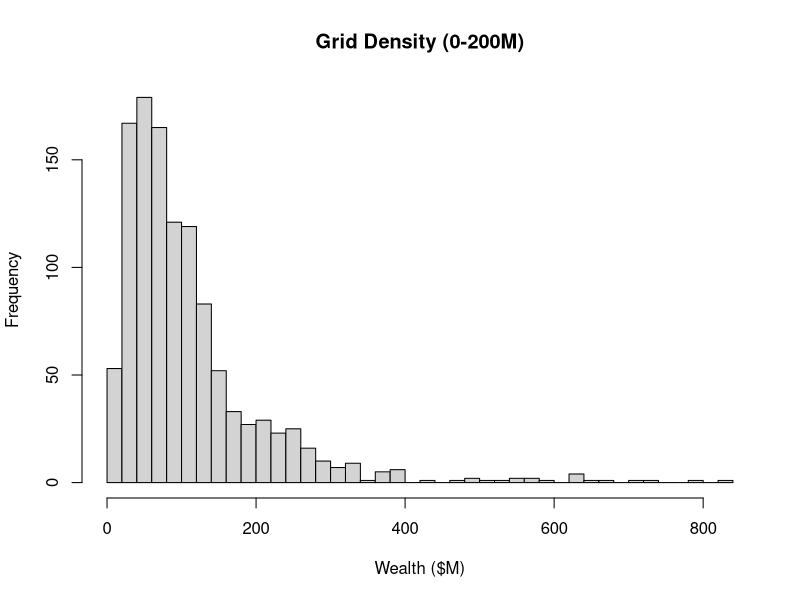
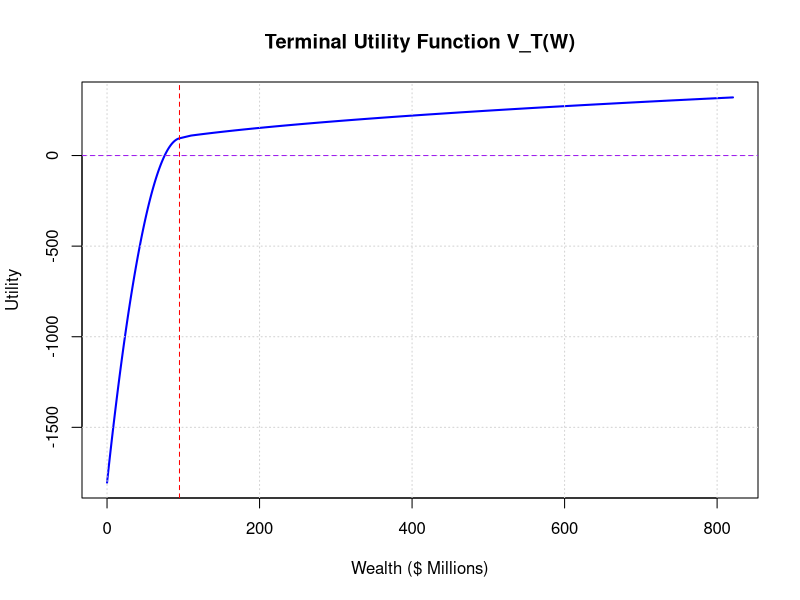
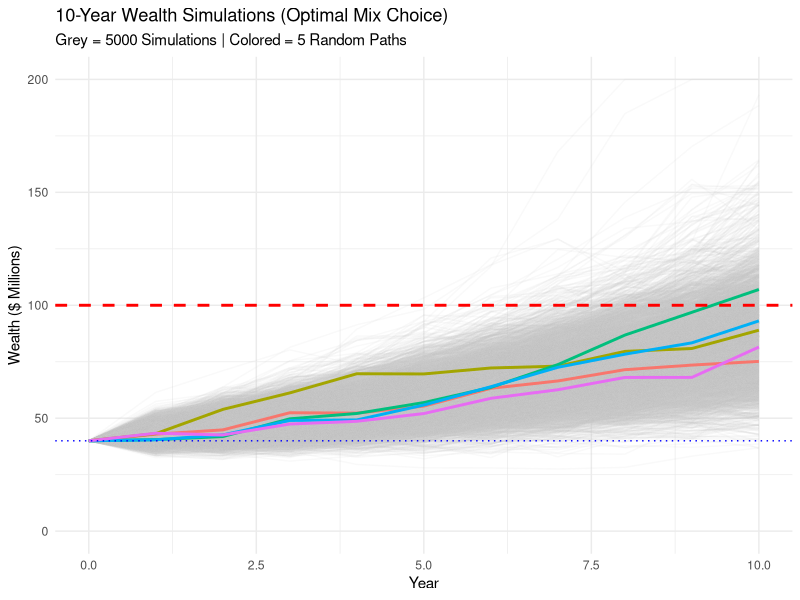
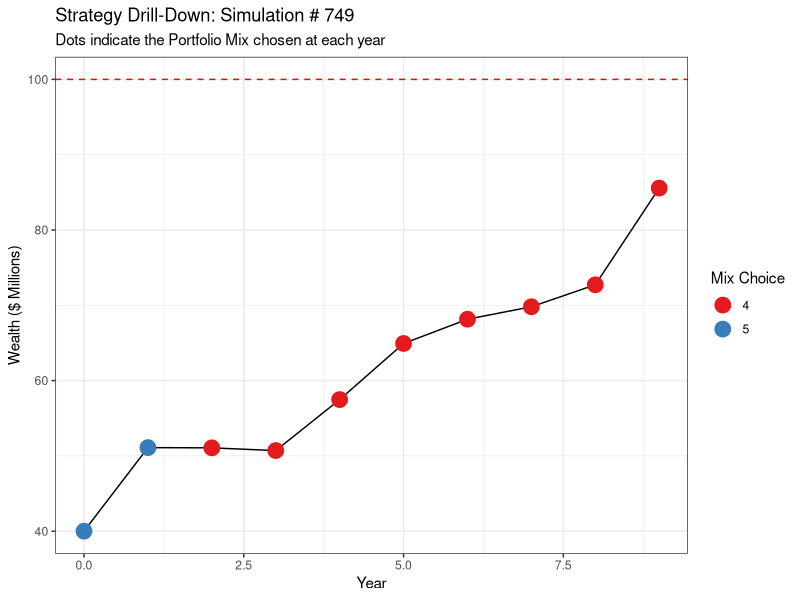

The R script that drew these images, in order:
library(ggplot2)
library(reshape2)
library(MASS)
##################################################################################
# Set seed for reproducibility, I use my student ID for uniqueness
set.seed(2528985)

# Instead of uniform distribution, most wealth should be around 80M or 100M
raw_points <- rlnorm(n = 1000, meanlog = log(80), sdlog = 0.8)
grid <- sort(unique(c(0:150, raw_points)))
summary(grid)
hist(grid, breaks=50, main="Grid Density (0-200M)", xlab="Wealth ($M)")

##################################################################################
# Define the Piecewise Utility Function
get_utility <- function(W) {
  # Range: Very successful (Min $110)
  if (W >= 110) {
    return(5.8 * ((W^0.5 - 1) / 0.5))
    
    # Range: Successful (Min $100, Max $110)
  } else if (W >= 100) {
    return(W)
    
    # Range: Somewhat disappointing (Min $95, Max $100)
  } else if (W >= 95) {
    return(1.01 * (W - exp(-0.001 * (100 - W))))
    
    # Range: Very disappointing (Min $0, Max $95)
  } else {
    return(W - 0.2 * (95 - W)^2)
  }
}

V_terminal <- sapply(grid, get_utility)
# Plotting the Utility Function to see the shape and risk preferences
plot(grid, V_terminal, type="l", col="blue", lwd=2,
     main="Terminal Utility Function V_T(W)",
     xlab="Wealth ($ Millions)", ylab="Utility")
grid()
abline(v=c(95), col="red", lty=2) # Mark the critical thresholds
abline(h=c(0), col="purple", lty=2)
##################################################################################
# Statistics (Mean and Stdev of the underlying Normal) 
mu_vec <- c(0.057, 0.054, 0.052, 0.050, 0.033, 0.063, 0.028)
sd_vec <- c(0.176, 0.187, 0.243, 0.192, 0.037, 0.066, 0.056)
asset_names <- c("US_Stock", "Dev_Intl", "Emer_Mkt", "Global_RE", 
                 "US_Agg_Bond", "Hedge_Fund", "Cash")

cor_data <- c(
  1.00, 0.00, 0.00, 0.00, 0.00, 0.00, 0.00,  # US Stock
  0.74, 1.00, 0.00, 0.00, 0.00, 0.00, 0.00,  # Dev Intl
  0.67, 0.70, 1.00, 0.00, 0.00, 0.00, 0.00,  # Emer Mkt
  0.74, 0.78, 0.66, 1.00, 0.00, 0.00, 0.00,  # Global RE
  0.13, 0.09, 0.07, 0.10, 1.00, 0.00, 0.00,  # US Agg
  0.47, 0.46, 0.45, 0.37, 0.10, 1.00, 0.00,  # Hedge Fund
  0.02, 0.00, -0.03,-0.03, 0.10, 0.55, 1.00  # Cash
)

# Create the matrix and fill the upper triangle to make it symmetric
cor_mat <- matrix(cor_data, nrow=7, ncol=7, byrow=TRUE)
cor_mat[upper.tri(cor_mat)] <- t(cor_mat)[upper.tri(cor_mat)]

# Convert to Covariance Matrix: Sigma = diag(sd) * rho * diag(sd)
cov_mat <- diag(sd_vec) %*% cor_mat %*% diag(sd_vec)

# Generate Correlated Log-Returns
set.seed(2528985)
log_returns <- mvrnorm(n = 5000, mu = mu_vec, Sigma = cov_mat)

# Convert to Simple Returns: R = exp(log_returns) - 1
correlated_returns <- exp(log_returns) - 1
colnames(correlated_returns) <- asset_names

print(head(correlated_returns))


##################################################################################

# 1. Define the Flows (Donations - Spending) from Source 12
# Year 1 to Year 10
donations <- c(2.0, 2.2, 2.4, 2.8, 3.2, 3.6, 3.5, 3.4, 3.4, 3.4)
spending  <- c(1.7, 1.8, 1.9, 2.0, 2.2, 2.3, 2.4, 2.5, 2.6, 2.7)
net_flows <- donations - spending # Vector of length 10

# 2. Define the 7 Investment Mixes (Weights) from Source 28
# Columns: US Stk, Dev Intl, Emer Mkt, REIT, Bond, Hedge, Cash
weights <- matrix(c(
  0.00, 0.00, 0.00, 0.00, 0.70, 0.08, 0.22, # Mix 1
  0.00, 0.00, 0.00, 0.00, 0.57, 0.43, 0.00, # Mix 2
  0.00, 0.00, 0.00, 0.00, 0.34, 0.66, 0.00, # Mix 3
  0.00, 0.00, 0.00, 0.00, 0.12, 0.88, 0.00, # Mix 4
  0.03, 0.00, 0.16, 0.00, 0.00, 0.81, 0.00, # Mix 5
  0.06, 0.00, 0.42, 0.00, 0.00, 0.52, 0.00, # Mix 6
  0.09, 0.00, 0.69, 0.00, 0.00, 0.22, 0.00  # Mix 7
), nrow=7, byrow=TRUE)

# 3. Pre-calculate Portfolio Returns (Crucial for Speed)
# We assume 'correlated_returns' (5000 x 7) exists from the previous step
# Result: 'sim_returns' is a 5000 x 7 matrix where col 1 is returns for Mix 1
sim_returns <- correlated_returns %*% t(weights)

# ==============================================================================
# STEP 1: INITIALIZE
# ==============================================================================

# Create matrices to store the results
# Rows = Grid Points (Wealth), Cols = Time Steps (0 to 9)
n_grid <- length(grid)
policy_matrix <- matrix(NA, nrow=n_grid, ncol=10) # Stores optimal Mix ID
value_matrix  <- matrix(NA, nrow=n_grid, ncol=11) # Stores Value Function (0..10)

# Initialize V_next with Terminal Utility (calculated previously)
V_next <- V_terminal 
value_matrix[, 11] <- V_next # Store V_10 for reference
# ==============================================================================
# STEP 2: THE BACKWARD RECURSION (With Subsampling)
# ==============================================================================

# Define sample size per iteration as requested
n_subsample <- 500
total_scenarios <- nrow(sim_returns) # Should be 5000 from previous step

# Loop from t = 9 down to 0
for (t in 9:0) {
 
  V_current <- numeric(n_grid)
  
  # [cite_start]Get flow for upcoming year [cite: 12]
  flow_t <- net_flows[t + 1] 
  
  # ============================
  # SPACE LOOP: For each Wealth Point
  # ============================
  for (i in 1:n_grid) {
    w <- grid[i]
    w_investable <- w + flow_t
    
    # --- RANDOM SAMPLING (CRN) ---
    # Randomly choose 500 indices from the 5000 available scenarios.
    # We do this HERE so all 7 mixes face the exact same market conditions
    # for this specific grid point calculation.
    sample_idx <- sample(1:total_scenarios, n_subsample)
    
    expected_values <- numeric(7)
    
    # ============================
    # [cite_start]ACTION LOOP: For each Mix [cite: 25]
    # ============================
    for (k in 1:7) {
      # 1. Select the SUBSET of returns for Mix k
      R_vec <- sim_returns[sample_idx, k]
      
      # 2. Calculate Future Wealth
      w_future <- w_investable * (1 + R_vec)
      
      # 3. Interpolate using V_next
      # Map future outcomes to utility values
      v_outcomes <- approx(x = grid, y = V_next, xout = w_future, rule = 2)$y
      
      # 4. Compute Average (Expected Value)
      # We assume equal probability for these 500 sampled scenarios
      expected_values[k] <- mean(v_outcomes)
    }
    
    # ============================
    # MAXIMIZATION
    # ============================
    best_value <- max(expected_values)
    best_mix   <- which.max(expected_values)
    
    V_current[i]      <- best_value
    policy_matrix[i, t+1] <- best_mix
  }
  
  # ============================
  # UPDATE
  # ============================
  V_next <- V_current
  value_matrix[, t+1] <- V_current
}
##################################################################################


quantile(grid)
samp_idx_grid <- c(which.min(abs(grid-0)), which.min(abs(grid-20)), which.min(abs(grid-48.9009)), which.min(abs(grid-60)),which.min(abs(grid-82.86119)), which.min(abs(grid-134.25921)), which.min(abs(grid-820.79219)))
policy_matrix[samp_idx_grid,]

##################################################################################
# 1. Simulation Setup
n_sim_forward <- 5000  # Number of paths to simulate
T_years <- 10
initial_wealth <- 40   # Starting assets $40M 

# Storage matrices
# Wealth paths: Rows = Sims, Cols = Time 0 to 10
sim_wealth <- matrix(NA, nrow=n_sim_forward, ncol=T_years + 1)
sim_wealth[, 1] <- initial_wealth

# Mix choices: Rows = Sims, Cols = Time 0 to 9 (Decisions)
sim_mixes <- matrix(NA, nrow=n_sim_forward, ncol=T_years)

# 2. Generate NEW Market Scenarios for the Forward Pass
# We generate T_years * n_sim_forward random returns for all assets
# (Using the same mu_vec and cov_mat defined in previous steps)
set.seed(2528985) # Different seed for validation
total_draws <- n_sim_forward * T_years
forward_log_rets <- mvrnorm(n = total_draws, mu = mu_vec, Sigma = cov_mat)
forward_simple_rets <- exp(forward_log_rets) - 1

# 3. The Forward Loop (Time 0 -> 9)
# ------------------------------------------------------------------------------
for (t in 0:(T_years - 1)) {
  
  # Get the flow for the upcoming year (Donations - Spending)
  # Remember: Flows occur at the beginning of the year [cite: 13]
  flow_t <- net_flows[t + 1]
  
  # Extract the random returns for this specific year 't' for all 'sims'
  # Logic: Rows (t*n_sim + 1) to ((t+1)*n_sim)
  start_idx <- t * n_sim_forward + 1
  end_idx   <- (t + 1) * n_sim_forward
  year_asset_returns <- forward_simple_rets[start_idx:end_idx, ]
  
  for (m in 1:n_sim_forward) {
    # A. Current Wealth
    w_curr <- sim_wealth[m, t + 1]
    
    # B. Apply Policy (Look up optimal mix)
    # Find the index in the grid closest to current wealth
    # (We restrict range to grid bounds to prevent indexing errors)
    w_bounded <- max(min(w_curr, max(grid)), min(grid))
    grid_idx  <- which.min(abs(grid - w_bounded))
    
    # Get optimal mix from the Policy Matrix derived in Step 2
    # policy_matrix col 1 is for t=0, col 10 is for t=9
    chosen_mix <- policy_matrix[grid_idx, t + 1]
    sim_mixes[m, t + 1] <- chosen_mix
    
    # C. Calculate Portfolio Return
    # Get weights for the chosen mix
    mix_weights <- weights[chosen_mix, ]
    # Calculate portfolio return for this specific simulation 'm'
    port_ret <- sum(year_asset_returns[m, ] * mix_weights)
    
    # D. Evolve Wealth
    # W_next = (W_curr + Flow) * (1 + R_p)
    w_next <- (w_curr + flow_t) * (1 + port_ret)
    sim_wealth[m, t + 2] <- w_next
  }
}

# ==============================================================================
# STEP 5: VISUALIZATION
# ==============================================================================

# A. Prepare Data for Plotting
# Convert matrix to long format for ggplot
df_wealth <- melt(sim_wealth)
colnames(df_wealth) <- c("SimID", "Year", "Wealth")
df_wealth$Year <- df_wealth$Year - 1 # Adjust to 0-10 scale

# Highlight 5 specific paths
highlight_ids <- 1:5
df_highlight <- subset(df_wealth, SimID %in% highlight_ids)

# B. Plot Wealth Paths
p1 <- ggplot() +
  # Plot all paths in faint grey
  geom_line(data = df_wealth, aes(x=Year, y=Wealth, group=SimID), 
            color="grey80", alpha=0.1) +
  # Highlight a few specific paths
  geom_line(data = df_highlight, aes(x=Year, y=Wealth, color=as.factor(SimID)), 
            size=1) +
  # Add Target Line ($100M)
  geom_hline(yintercept=100, color="red", linetype="dashed", size=1) +
  # Add Starting Line ($40M)
  geom_hline(yintercept=40, color="blue", linetype="dotted") +
  
  scale_y_continuous(limits=c(0, 200), oob=scales::squish) +
  labs(title="10-Year Wealth Simulations (Optimal Mix Choice)",
       subtitle="Grey = 5000 Simulations | Colored = 5 Random Paths",
       y="Wealth ($ Millions)", x="Year") +
  theme_minimal() +
  theme(legend.position="none")

print(p1)

# C. Plot Mix Choices for ONE Path (e.g., Path #1)
# This helps explain the "Why" behind the results
path_id <- 749
mix_data <- data.frame(
  Year = 0:9,
  Wealth = sim_wealth[path_id, 1:10],
  Mix = sim_mixes[path_id, ]
)

p2 <- ggplot(mix_data, aes(x=Year, y=Wealth)) +
  geom_line(color="black") +
  geom_point(aes(color=as.factor(Mix)), size=5) +
  scale_color_brewer(palette="Set1", name="Mix Choice") +
  labs(title=paste("Strategy Drill-Down: Simulation #", path_id),
       subtitle="Dots indicate the Portfolio Mix chosen at each year",
       y="Wealth ($ Millions)") +
  geom_hline(yintercept=100, linetype="dashed", color="red") +
  theme_bw()

print(p2)

# D. Terminal Wealth Statistics
final_wealth <- sim_wealth[, 11]
cat("=== Simulation Results ===\n")
cat("Probability of reaching $100M:", mean(final_wealth >= 100) * 100, "%\n")
cat("Median Terminal Wealth:", median(final_wealth), "M\n")
cat("Worst Case (5th Percentile):", quantile(final_wealth, 0.05), "M\n")
cat("Best Case (95th Percentile):", quantile(final_wealth, 0.95), "M\n")
